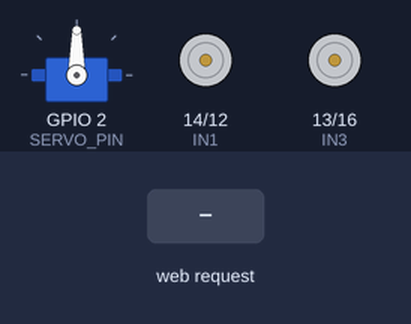
This sketch was run on a simulated ESP8266 (Wemos D1 mini). Shown: servo, motor-driver pin pairs drawn as motors (green arrow = first pin HIGH = forward, orange = second pin HIGH = backward, longer = more drive, scaled by the enable pin). The inputs (shaded band) are chosen by the test bench. WiFi joins after 1.5 s; servers stay silent unless stated; what the sketch prints to the serial monitor is not drawn.

Above: at 1.5 s.
1.6 s: HTTP request GET /move?dir=forward received
At 2.4 s:
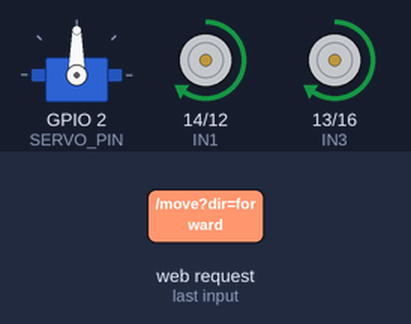
3.1 s: HTTP request GET /move?dir=back received
At 3.5 s:
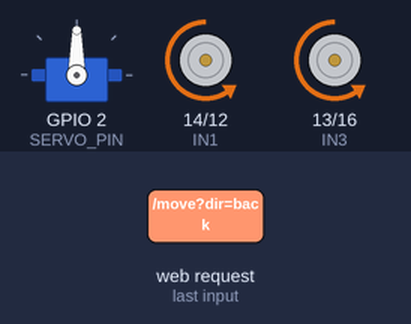
4.6 s: HTTP request GET /move?dir=left received
At 5.8 s:
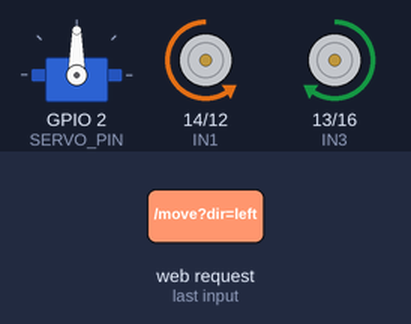
6.1 s: HTTP request GET /move?dir=right received
At 7.0 s:
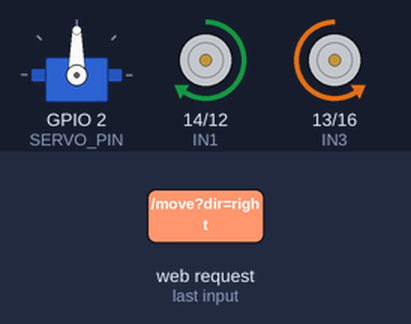
7.6 s: HTTP request GET /speed?dir=1&val=1&state=1 received
At 8.2 s:
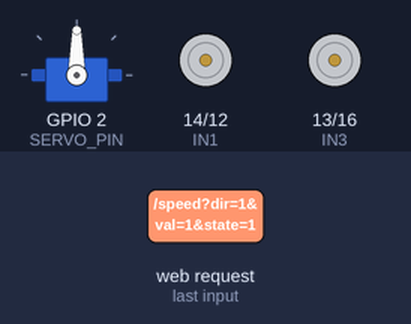
9.1 s: HTTP request GET /speed?dir=120&val=120&state=120 received
At 10.5 s:
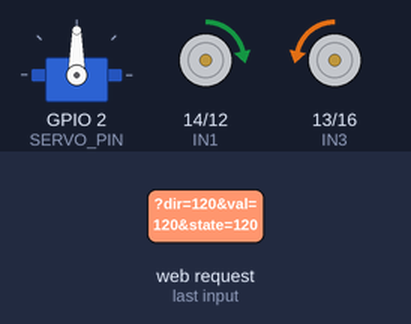
Timing chart, 0 to 11.6 s (numbered marks = the images above; inputs shaded):
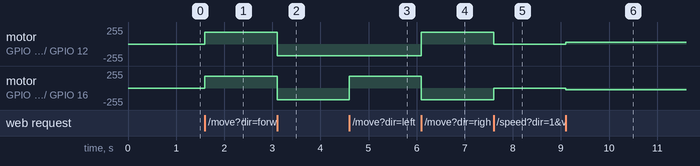

The sketch:

wifi_controlled_car.ino
```cpp
/* ==========================
   ESP8266 Wi-Fi Robot Car + Autopilot Mode + Distance Display
   Components:
   - ESP8266 (NodeMCU/Wemos D1 Mini)
   - L298N Motor Driver
   - 4 DC Motors (2 left, 2 right)
   - Servo (for ultrasonic scanning)
   - HC-SR04 Ultrasonic Sensor
   ========================== */

#include <ESP8266WiFi.h>
#include <ESP8266WebServer.h>
#include <Servo.h>

// ---------- CONFIG ----------
#define USE_AP_MODE true
const char* STA_SSID = "HOGWART";
const char* STA_PASS = "dracarys!!";

const char* AP_SSID = "Rigel";
const char* AP_PASS = "Rigel1234";

// ---------- MOTOR PINS ----------
const uint8_t ENA = 5;   // D1 - Left motor speed
const uint8_t IN1 = 14;  // D5
const uint8_t IN2 = 12;  // D6
const uint8_t ENB = 4;   // D2 - Right motor speed
const uint8_t IN3 = 13;  // D7
const uint8_t IN4 = 16;  // D0

// ---------- AUTOPILOT SENSOR PINS ----------
#define TRIG_PIN 0    // D3
#define ECHO_PIN 15   // D8
#define SERVO_PIN 2   // D4

// ---------- PWM SETTINGS ----------
const int PWM_FREQ = 1000;
const int PWM_RANGE = 1023;
int currentSpeed = 700;

ESP8266WebServer server(80);
Servo servoMotor;

bool autopilotMode = false;  // Flag for autopilot

// ---------- MOTOR FUNCTIONS ----------
void setSpeed(int s) {
  if (s < 0) s = 0;
  if (s > PWM_RANGE) s = PWM_RANGE;
  currentSpeed = s;
  analogWrite(ENA, currentSpeed);
  analogWrite(ENB, currentSpeed);
}

void motorsStop() {
  digitalWrite(IN1, LOW);
  digitalWrite(IN2, LOW);
  digitalWrite(IN3, LOW);
  digitalWrite(IN4, LOW);
  analogWrite(ENA, 0);
  analogWrite(ENB, 0);
}

void forwardCmd() {
  digitalWrite(IN1, HIGH); digitalWrite(IN2, LOW);
  digitalWrite(IN3, HIGH); digitalWrite(IN4, LOW);
  setSpeed(currentSpeed);
}

void backwardCmd() {
  digitalWrite(IN1, LOW); digitalWrite(IN2, HIGH);
  digitalWrite(IN3, LOW); digitalWrite(IN4, HIGH);
  setSpeed(currentSpeed);
}

void leftCmd() {
  digitalWrite(IN1, LOW); digitalWrite(IN2, HIGH);
  digitalWrite(IN3, HIGH); digitalWrite(IN4, LOW);
  setSpeed(currentSpeed);
}

void rightCmd() {
  digitalWrite(IN1, HIGH); digitalWrite(IN2, LOW);
  digitalWrite(IN3, LOW); digitalWrite(IN4, HIGH);
  setSpeed(currentSpeed);
}

// ---------- ULTRASONIC ----------
long readDistance() {
  digitalWrite(TRIG_PIN, LOW);
  delayMicroseconds(2);
  digitalWrite(TRIG_PIN, HIGH);
  delayMicroseconds(10);
  digitalWrite(TRIG_PIN, LOW);
  long duration = pulseIn(ECHO_PIN, HIGH, 30000); // timeout 30ms
  long distance = duration * 0.034 / 2;           // in cm

  // --- NEW FEATURE: Print distance to Serial Monitor ---
  Serial.print("Measured Distance: ");
  Serial.print(distance);
  Serial.println(" cm");
  // -----------------------------------------------------

  return distance;
}

// ---------- AUTOPILOT LOGIC ----------
void runAutopilot() {
  if (!autopilotMode) return;

  // Scan forward
  servoMotor.write(90);
  delay(100);
  long frontDist = readDistance();

  if (frontDist > 40 || frontDist == 0) {
    rightCmd();
    return;
  }

  motorsStop();
  delay(100);

  // Scan left
  servoMotor.write(150);
  delay(300);
  long leftDist = readDistance();

  // Scan right
  servoMotor.write(30);
  delay(300);
  long rightDist = readDistance();

  // Center back
  servoMotor.write(90);
  delay(100);

  if (leftDist > rightDist) {
    backwardCmd();
    delay(400);
  } else {
    forwardCmd();
    delay(400);
  }
  motorsStop();
  delay(200);
}

// ---------- WEB PAGE ----------
void handleRoot() {
  String page = R"rawliteral(
<!doctype html>
<html>
<head>
<meta name="viewport" content="width=device-width,initial-scale=1">
<title>ESP Robot Control</title>
<style>
body{font-family:Arial;margin:0;padding:10px;background:#f0f0f0}
.container{max-width:480px;margin:auto;background:#fff;padding:12px;border-radius:10px;box-shadow:0 2px 8px rgba(0,0,0,0.2)}
h2{text-align:center;color:#333}
button{min-width:100px;padding:12px;font-size:18px;border:none;border-radius:8px;margin:6px;cursor:pointer}
.forward{background:#4CAF50;color:white}
.back{background:#f44336;color:white}
.left{background:#2196F3;color:white}
.right{background:#FF9800;color:white}
.stop{background:#555;color:white}
.auto{background:#9C27B0;color:white}
input[type=range]{width:100%}
.label{text-align:center;font-weight:bold}
.status{text-align:center;margin-top:10px;font-weight:bold;color:#222}
footer{text-align:center;font-size:12px;color:#777;margin-top:12px}
</style>
</head>
<body>
<div class="container">
<h2>Your Buddy | RIGEL</h2>
<div style="text-align:center">
<button class="forward" onclick="send('right')">Forward</button><br>
<button class="left" onclick="send('forward')">Left</button>
<button class="right" onclick="send('back')">Right</button>
<button class="back" onclick="send('left')">Backward</button><br>
<button class="stop" onclick="send('stop')">Stop</button><br>
<button class="auto" onclick="toggleAuto()">Autopilot</button>
</div>
<div class="label">Speed: <span id="spdVal">700</span></div>
<input type="range" min="0" max="1023" value="700" id="speed" oninput="updateSpeed(this.value)">
<div class="status" id="autoStatus">Autopilot: OFF</div>
<footer>Connected to <span id="ip">...</span></footer>
</div>
<script>
let auto = false;
function send(cmd){fetch('/move?dir='+cmd).catch(()=>alert('Command failed'));}
function updateSpeed(v){document.getElementById('spdVal').innerText=v;fetch('/speed?val='+v);}
fetch('/whoami').then(r=>r.text()).then(t=>document.getElementById('ip').innerText=t);

function toggleAuto(){
  auto=!auto;
  document.getElementById('autoStatus').innerText="Autopilot: "+(auto?"ON":"OFF");
  fetch('/autopilot?state='+(auto?'on':'off'));
}

document.addEventListener('keydown',e=>{
  const k=e.key.toLowerCase();
  if(k=='w')send('forward');
  if(k=='s')send('back');
  if(k=='a')send('left');
  if(k=='d')send('right');
  if(k==' ')send('stop');
});
</script>
</body>
</html>
)rawliteral";
  server.send(200, "text/html", page);
}

void handleWhoami() {
  String ip = (WiFi.getMode() == WIFI_AP) ? WiFi.softAPIP().toString() : WiFi.localIP().toString();
  server.send(200, "text/plain", ip);
}

void handleMove() {
  if (!server.hasArg("dir")) { server.send(400, "text/plain", "missing dir"); return; }
  if (autopilotMode) { server.send(200, "text/plain", "Autopilot active"); return; }
  String dir = server.arg("dir");
  if (dir == "forward") forwardCmd();
  else if (dir == "back") backwardCmd();
  else if (dir == "left") leftCmd();
  else if (dir == "right") rightCmd();
  else if (dir == "stop") motorsStop();
  else { server.send(400, "text/plain", "bad dir"); return; }
  server.send(200, "text/plain", "ok");
}

void handleSpeed() {
  if (!server.hasArg("val")) { server.send(400, "text/plain", "missing val"); return; }
  int v = server.arg("val").toInt();
  setSpeed(v);
  server.send(200, "text/plain", String(currentSpeed));
}

void handleAutopilot() {
  if (!server.hasArg("state")) { server.send(400, "text/plain", "missing state"); return; }
  String state = server.arg("state");
  if (state == "on") {
    autopilotMode = true;
    Serial.println("Autopilot ON");
  } else {
    autopilotMode = false;
    motorsStop();
    Serial.println("Autopilot OFF");
  }
  server.send(200, "text/plain", "ok");
}

// ---------- SETUP ----------
void setup() {
  Serial.begin(115200);
  delay(300);
  Serial.println("\n\n=== ESP8266 ROBOT START ===");

  pinMode(ENA, OUTPUT);
  pinMode(IN1, OUTPUT);
  pinMode(IN2, OUTPUT);
  pinMode(ENB, OUTPUT);
  pinMode(IN3, OUTPUT);
  pinMode(IN4, OUTPUT);
  pinMode(TRIG_PIN, OUTPUT);
  pinMode(ECHO_PIN, INPUT);
  analogWriteFreq(PWM_FREQ);
  analogWriteRange(PWM_RANGE);
  motorsStop();

  servoMotor.attach(SERVO_PIN);
  servoMotor.write(90);

  if (USE_AP_MODE) {
    WiFi.mode(WIFI_AP);
    WiFi.softAP(AP_SSID, AP_PASS);
    Serial.print("AP SSID: "); Serial.println(AP_SSID);
    Serial.print("AP IP: "); Serial.println(WiFi.softAPIP());
  } else {
    WiFi.mode(WIFI_STA);
    WiFi.begin(STA_SSID, STA_PASS);
    int tries = 0;
    while (WiFi.status() != WL_CONNECTED && tries < 40) {
      delay(500);
      Serial.print(".");
      tries++;
    }
    if (WiFi.status() == WL_CONNECTED)
      Serial.println(WiFi.localIP());
    else {
      WiFi.mode(WIFI_AP);
      WiFi.softAP(AP_SSID, AP_PASS);
    }
  }

  server.on("/", handleRoot);
  server.on("/whoami", handleWhoami);
  server.on("/move", handleMove);
  server.on("/speed", handleSpeed);
  server.on("/autopilot", handleAutopilot);
  server.begin();

  Serial.println("HTTP server started");
}

// ---------- LOOP ----------
void loop() {
  server.handleClient();

  if (autopilotMode) {
    static unsigned long lastAuto = 0;
    if (millis() - lastAuto > 500) {
      runAutopilot();
      lastAuto = millis();
    }
  }
}
```

Measured:
- after the input at 1.6 s, motor on GPIO 14 (IN1) / GPIO 12 (IN2), motor on GPIO 13 (IN3) / GPIO 16 (IN4): stopped → forward 174/255 at once
- after the input at 3.1 s, motor on GPIO 14 (IN1) / GPIO 12 (IN2), motor on GPIO 13 (IN3) / GPIO 16 (IN4): forward 174/255 → backward 174/255 at once
- after the input at 4.6 s, motor on GPIO 13 (IN3) / GPIO 16 (IN4): backward 174/255 → forward 174/255 at once
- after the input at 6.1 s, motor on GPIO 14 (IN1) / GPIO 12 (IN2): backward 174/255 → forward 174/255 at once; motor on GPIO 13 (IN3) / GPIO 16 (IN4): forward 174/255 → backward 174/255 at once
- after the input at 7.6 s, motor on GPIO 14 (IN1) / GPIO 12 (IN2): forward 174/255 → stopped at once; motor on GPIO 13 (IN3) / GPIO 16 (IN4): backward 174/255 → stopped at once
- after the input at 9.1 s, motor on GPIO 14 (IN1) / GPIO 12 (IN2): stopped → forward 29/255 at once; motor on GPIO 13 (IN3) / GPIO 16 (IN4): stopped → backward 29/255 at once
